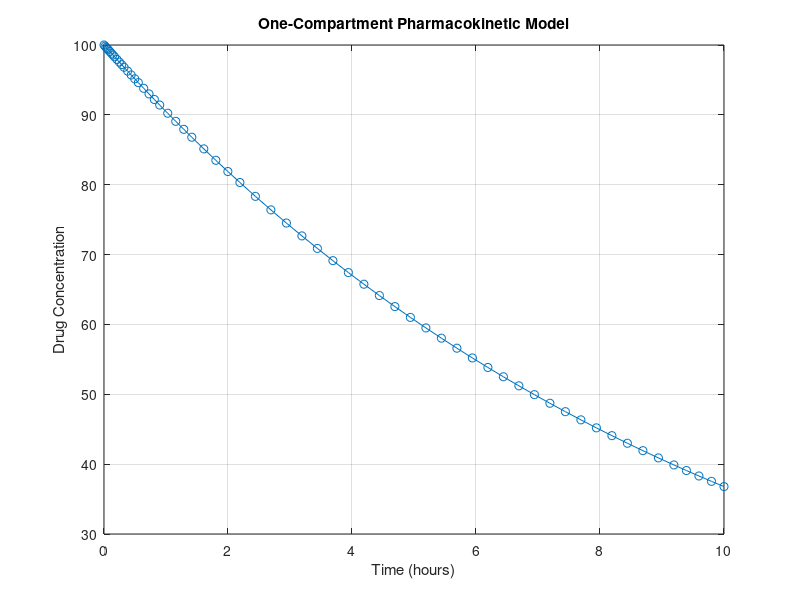

Write the MATLAB code that produced this figure.
% Define the one-compartment model as an inline function

% Define parameters
k = 0.1; % Elimination rate constant (you can adjust this value)

% Define the time span for the simulation
tspan = [0 10]; % Start at time 0 and end at time 10 (you can adjust this)

% Initial drug concentration
C0 = 100; % Initial concentration (you can adjust this value)

% Solve the differential equation using ode45 and the oneCompModel function
[t,C] = ode45(@(t,C) (-k)*C,  tspan, C0);

% Plot the drug concentration vs. time
plot(t, C, '-o');
xlabel('Time (hours)');
ylabel('Drug Concentration');
title('One-Compartment Pharmacokinetic Model');
grid on;

